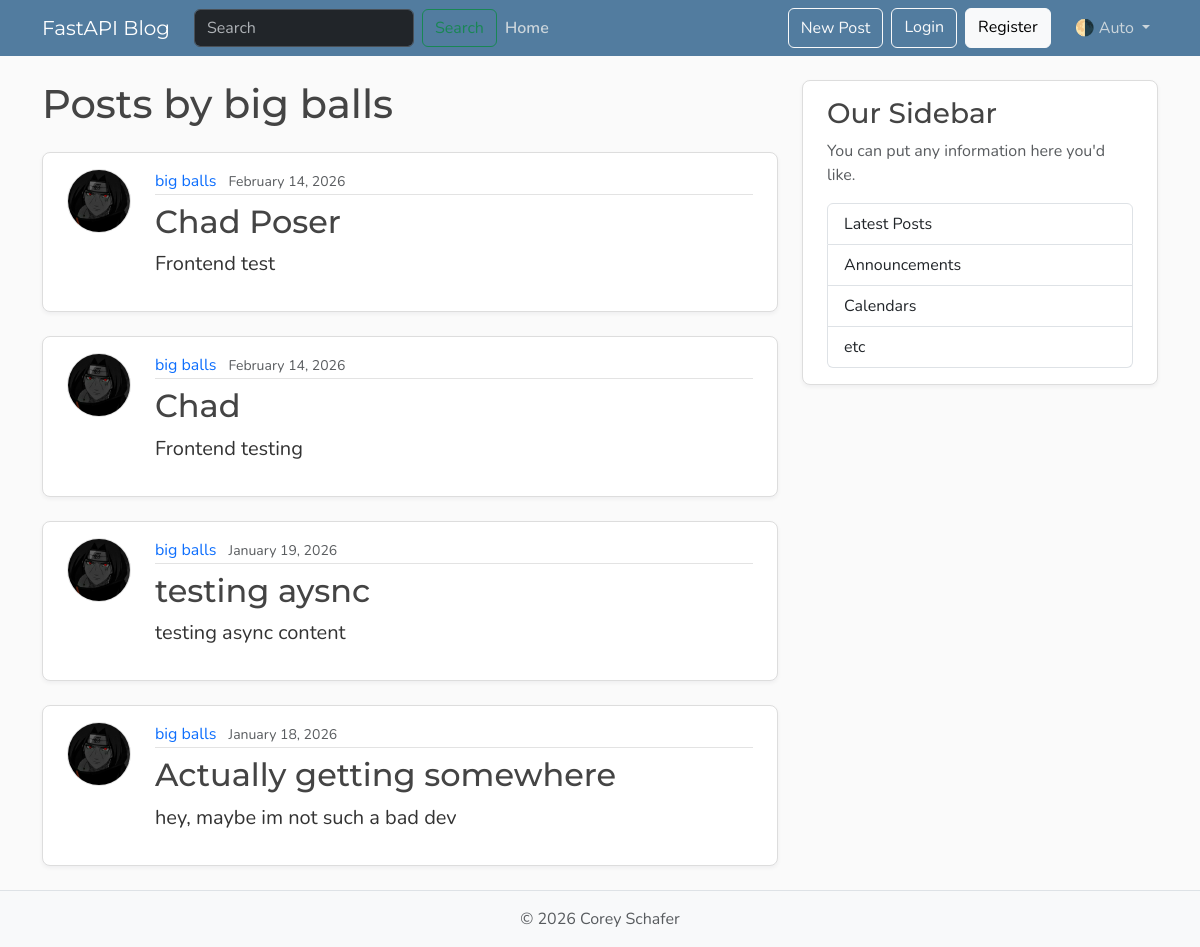
The page /users/1/posts on the database its author committed.
### models.py (models this page shows, shortened)
class User(Base):
    __tablename__ = "users"
    id: Mapped[int] = mapped_column(Integer, primary_key = True, index = True)
    username: Mapped[str] = mapped_column(String(50), unique = True, nullable = False)
    email: Mapped[str] = mapped_column(String(120), unique = True, nullable = False)
    image_file: Mapped[str | None] = mapped_column(
        String(200),
        nullable = True,
        default = None,
    )
    posts: Mapped[list[Post]] = relationship(
        back_populates = "author",
        cascade = "all, delete-orphan",
    )

class Post(Base):
    __tablename__ = "posts"
    id: Mapped[int] = mapped_column(Integer, primary_key = True, index = True)
    title: Mapped[str] = mapped_column(String(100), nullable = False)
    content: Mapped[str] = mapped_column(Text, nullable = False)
    user_id: Mapped[int] = mapped_column(
        ForeignKey("users.id"),
        nullable = False,
        index = True,
    )
    date_posted: Mapped[datetime] = mapped_column(
        DateTime(timezone = True),
        default=lambda: datetime.now(timezone.utc),
    )
    author: Mapped[User] = relationship(back_populates = "posts")

### main.py (the view)
@app.get("/users/{user_id}/posts", include_in_schema=False, name="user_posts")
async def user_posts_page(
    request: Request,
    user_id: int,
    db: Annotated[AsyncSession, Depends(get_db)],
):
    result = await db.execute(select(models.User).where(models.User.id == user_id))
    user = result.scalars().first()
    if not user:
        raise HTTPException(
            status_code=status.HTTP_404_NOT_FOUND,
            detail="User not found",
        )
    result = await db.execute(
        select(models.Post)
        .options(selectinload(models.Post.author))
        .where(models.Post.user_id == user_id)
        .order_by(models.Post.date_posted.desc()),
    )
    posts = result.scalars().all()
    return templates.TemplateResponse(
        request,
        "user_posts.html",
        {"posts": posts, "user": user, "title": f"{user.username}'s Posts"},
    )

### templates/user_posts.html
{% extends "layout.html" %}
{% block content %}
  <h1 class="mb-4">Posts by {{ user.username }}</h1>
  {% for post in posts %}
    <article class="content-section py-3 px-4 mb-4">
      <div class="d-flex align-items-start gap-4">
        <img class="rounded-circle article-img flex-shrink-0"
             src="{{ post.author.image_path }}"
             alt="{{ post.author.username }}'s profile picture"
             width="64"
             height="64"
             loading="lazy">
        <div class="flex-grow-1">
          <div class="article-metadata mb-2">
            <a class="me-2"
               href="{{ url_for('user_posts', user_id=post.author.id) }}">{{ post.author.username }}</a>
            <small class="text-body-secondary">{{ post.date_posted.strftime("%B %d, %Y") }}</small>
          </div>
          <h2>
            <a class="article-title"
               href="{{ url_for('post_page', post_id=post.id) }}">{{ post.title }}</a>
          </h2>
          <p class="article-content">{{ post.content }}</p>
        </div>
      </div>
    </article>
  {% else %}
    <p class="text-body-secondary">No posts by this user yet.</p>
  {% endfor %}
{% endblock content %}

### static/css/main.css (style rules this page uses)
:root { --font-heading: "Montserrat", system-ui, -apple-system, BlinkMacSystemFont, sans-serif; --font-body: "Nunito", system-ui, -apple-system, BlinkMacSystemFont, sans-serif; --color-bg-body: #fafafa; --color-bg-content: #ffffff; --color-text-primary: #333333; --color-text-heading: #444444; --color-steel: #527c9f; --color-nav-link: #cbd5db; --color-nav-link-hover: #ffffff; --color-link-hover: #428bca; --color-border: #dddddd; --color-border-light: #e3e3e3; --spacing-xl: 5rem; --article-img-size: 4rem; --account-img-size: 7.813rem; }
body { font-family: var(--font-body); background: var(--color-bg-body); color: var(--color-text-primary); }
h1, h2, h3, h4, h5, h6 { font-family: var(--font-heading); color: var(--color-text-heading); }
a { text-decoration: none; }
.content-section { background: var(--color-bg-content); border: 1px solid var(--color-border); border-radius: 0.5rem; box-shadow: 0 2px 4px rgba(15, 23, 42, 0.05); transition: box-shadow 0.15s ease, transform 0.15s ease, border-color 0.15s ease; }
.article-title { color: var(--color-text-heading); transition: color 0.2s ease-in-out; }
.article-content { white-space: pre-line; font-size: 1.25rem; }
.article-img { height: var(--article-img-size); width: var(--article-img-size); flex-shrink: 0; object-fit: cover; border: 1px solid var(--color-border-light); box-shadow: 0 0 0 2px var(--color-bg-content); }
.article-metadata { padding-bottom: 0.063rem; border-bottom: 1px solid var(--color-border-light); }
.article-metadata a { transition: color 0.2s ease-in-out; }

### rows shown on the page
User: username "big balls"
Post: author.image_path (picture), author.username "big balls", date_posted "February 14, 2026", title "Chad Poser", content "Frontend test"
Post: author.image_path (picture), author.username "big balls", date_posted "February 14, 2026", title "Chad", content "Frontend testing"
Post: author.image_path (picture), author.username "big balls", date_posted "January 19, 2026", title "testing aysnc", content "testing async content"
Post: author.image_path (picture), author.username "big balls", date_posted "January 18, 2026", title "Actually getting somewhere", content "hey, maybe im not such a bad dev"
